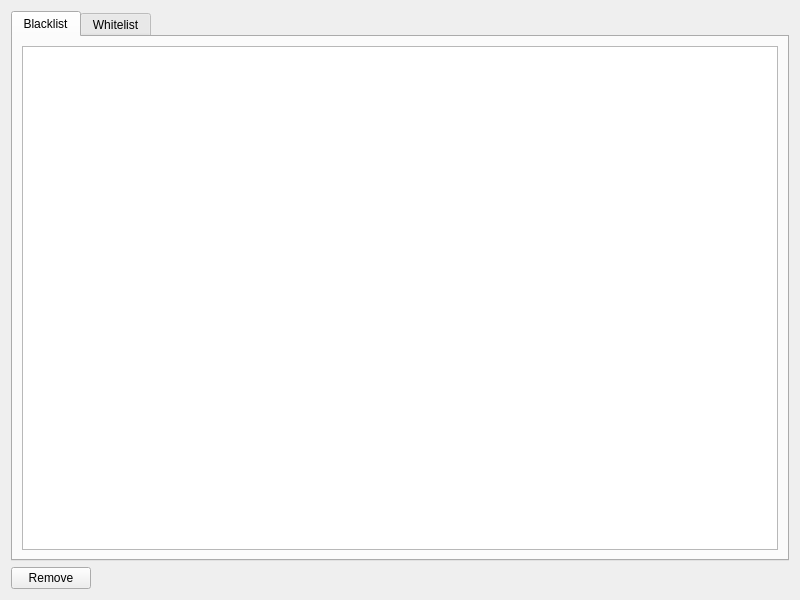
<?xml version="1.0" encoding="UTF-8"?>
<ui version="4.0">
 <class>ModBlacklistPage</class>
 <widget class="QWidget" name="ModBlacklistPage">
  <property name="geometry">
   <rect>
    <x>0</x>
    <y>0</y>
    <width>800</width>
    <height>600</height>
   </rect>
  </property>
  <layout class="QVBoxLayout" name="verticalLayout">
   <item>
    <widget class="QTabWidget" name="tabWidget">
     <property name="currentIndex">
      <number>0</number>
     </property>
     <widget class="QWidget" name="blacklistTab">
      <attribute name="title">
       <string>Blacklist</string>
      </attribute>
      <layout class="QHBoxLayout" name="horizontalLayout_2">
       <item>
        <widget class="QTableWidget" name="blacklistTableWidget"/>
       </item>
      </layout>
     </widget>
     <widget class="QWidget" name="WhitelistTab">
      <attribute name="title">
       <string>Whitelist</string>
      </attribute>
      <layout class="QHBoxLayout" name="horizontalLayout_3">
       <item>
        <widget class="QTableWidget" name="whitelistTableWidget"/>
       </item>
      </layout>
     </widget>
    </widget>
   </item>
   <item>
    <layout class="QHBoxLayout" name="horizontalLayout">
     <item>
      <widget class="QPushButton" name="removeButton">
       <property name="text">
        <string>Remove</string>
       </property>
      </widget>
     </item>
     <item>
      <spacer name="horizontalSpacer">
       <property name="orientation">
        <enum>Qt::Horizontal</enum>
       </property>
       <property name="sizeHint" stdset="0">
        <size>
         <width>40</width>
         <height>20</height>
        </size>
       </property>
      </spacer>
     </item>
    </layout>
   </item>
  </layout>
 </widget>
 <resources/>
 <connections/>
</ui>
